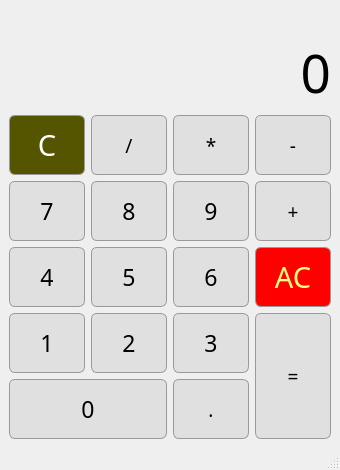
<?xml version="1.0" encoding="UTF-8"?>
<ui version="4.0">
 <class>Calculator</class>
 <widget class="QMainWindow" name="Calculator">
  <property name="geometry">
   <rect>
    <x>0</x>
    <y>0</y>
    <width>340</width>
    <height>470</height>
   </rect>
  </property>
  <property name="minimumSize">
   <size>
    <width>340</width>
    <height>470</height>
   </size>
  </property>
  <property name="maximumSize">
   <size>
    <width>340</width>
    <height>470</height>
   </size>
  </property>
  <property name="windowTitle">
   <string>Calculator</string>
  </property>
  <widget class="QWidget" name="centralwidget">
   <layout class="QVBoxLayout" name="verticalLayout">
    <item>
     <layout class="QGridLayout" name="gridLayout">
      <item row="1" column="3">
       <widget class="QPushButton" name="bsub">
        <property name="sizePolicy">
         <sizepolicy hsizetype="Minimum" vsizetype="MinimumExpanding">
          <horstretch>0</horstretch>
          <verstretch>0</verstretch>
         </sizepolicy>
        </property>
        <property name="font">
         <font>
          <family>Minion Pro</family>
          <pointsize>14</pointsize>
         </font>
        </property>
        <property name="styleSheet">
         <string notr="true">    border-radius: 6px;
    background-color: #e0e0e0;
    border: 1px solid #999;
</string>
        </property>
        <property name="text">
         <string>-</string>
        </property>
       </widget>
      </item>
      <item row="1" column="2">
       <widget class="QPushButton" name="bpr">
        <property name="sizePolicy">
         <sizepolicy hsizetype="Minimum" vsizetype="MinimumExpanding">
          <horstretch>0</horstretch>
          <verstretch>0</verstretch>
         </sizepolicy>
        </property>
        <property name="font">
         <font>
          <family>Minion Pro</family>
          <pointsize>14</pointsize>
         </font>
        </property>
        <property name="styleSheet">
         <string notr="true">    border-radius: 6px;
    background-color: #e0e0e0;
    border: 1px solid #999;
</string>
        </property>
        <property name="text">
         <string>*</string>
        </property>
       </widget>
      </item>
      <item row="1" column="1">
       <widget class="QPushButton" name="bdiv">
        <property name="sizePolicy">
         <sizepolicy hsizetype="Minimum" vsizetype="MinimumExpanding">
          <horstretch>0</horstretch>
          <verstretch>0</verstretch>
         </sizepolicy>
        </property>
        <property name="font">
         <font>
          <family>Minion Pro</family>
          <pointsize>14</pointsize>
         </font>
        </property>
        <property name="styleSheet">
         <string notr="true">    border-radius: 6px;
    background-color: #e0e0e0;
    border: 1px solid #999;
</string>
        </property>
        <property name="text">
         <string>/</string>
        </property>
       </widget>
      </item>
      <item row="1" column="0">
       <widget class="QPushButton" name="bc">
        <property name="sizePolicy">
         <sizepolicy hsizetype="Minimum" vsizetype="MinimumExpanding">
          <horstretch>0</horstretch>
          <verstretch>0</verstretch>
         </sizepolicy>
        </property>
        <property name="font">
         <font>
          <family>Minion Pro</family>
          <pointsize>22</pointsize>
         </font>
        </property>
        <property name="styleSheet">
         <string notr="true">background-color: rgb(85, 85, 0);
color: rgb(255, 255, 255);
    border-radius: 6px;
    border: 1px solid #999;
</string>
        </property>
        <property name="text">
         <string>C</string>
        </property>
       </widget>
      </item>
      <item row="0" column="0" colspan="4">
       <widget class="QLabel" name="opdisplay">
        <property name="sizePolicy">
         <sizepolicy hsizetype="Minimum" vsizetype="MinimumExpanding">
          <horstretch>0</horstretch>
          <verstretch>0</verstretch>
         </sizepolicy>
        </property>
        <property name="minimumSize">
         <size>
          <width>0</width>
          <height>100</height>
         </size>
        </property>
        <property name="maximumSize">
         <size>
          <width>16777215</width>
          <height>100</height>
         </size>
        </property>
        <property name="font">
         <font>
          <family>Minion Pro</family>
          <pointsize>40</pointsize>
         </font>
        </property>
        <property name="mouseTracking">
         <bool>false</bool>
        </property>
        <property name="text">
         <string>0</string>
        </property>
        <property name="alignment">
         <set>Qt::AlignBottom|Qt::AlignRight|Qt::AlignTrailing</set>
        </property>
       </widget>
      </item>
      <item row="2" column="0">
       <widget class="QPushButton" name="b7">
        <property name="sizePolicy">
         <sizepolicy hsizetype="Minimum" vsizetype="MinimumExpanding">
          <horstretch>0</horstretch>
          <verstretch>0</verstretch>
         </sizepolicy>
        </property>
        <property name="font">
         <font>
          <family>Minion Pro</family>
          <pointsize>17</pointsize>
          <kerning>true</kerning>
         </font>
        </property>
        <property name="styleSheet">
         <string notr="true">    border-radius: 6px;
    background-color: #e0e0e0;
    border: 1px solid #999;

</string>
        </property>
        <property name="text">
         <string>7</string>
        </property>
       </widget>
      </item>
      <item row="2" column="3">
       <widget class="QPushButton" name="bad">
        <property name="sizePolicy">
         <sizepolicy hsizetype="Minimum" vsizetype="MinimumExpanding">
          <horstretch>0</horstretch>
          <verstretch>0</verstretch>
         </sizepolicy>
        </property>
        <property name="font">
         <font>
          <family>Minion Pro</family>
          <pointsize>14</pointsize>
         </font>
        </property>
        <property name="styleSheet">
         <string notr="true">    border-radius: 6px;
    background-color: #e0e0e0;
    border: 1px solid #999;
</string>
        </property>
        <property name="text">
         <string>+</string>
        </property>
       </widget>
      </item>
      <item row="2" column="1">
       <widget class="QPushButton" name="b8">
        <property name="sizePolicy">
         <sizepolicy hsizetype="Minimum" vsizetype="MinimumExpanding">
          <horstretch>0</horstretch>
          <verstretch>0</verstretch>
         </sizepolicy>
        </property>
        <property name="font">
         <font>
          <family>Minion Pro</family>
          <pointsize>17</pointsize>
          <kerning>true</kerning>
         </font>
        </property>
        <property name="styleSheet">
         <string notr="true">    border-radius: 6px;
    background-color: #e0e0e0;
    border: 1px solid #999;
</string>
        </property>
        <property name="text">
         <string>8</string>
        </property>
       </widget>
      </item>
      <item row="2" column="2">
       <widget class="QPushButton" name="b9">
        <property name="sizePolicy">
         <sizepolicy hsizetype="Minimum" vsizetype="MinimumExpanding">
          <horstretch>0</horstretch>
          <verstretch>0</verstretch>
         </sizepolicy>
        </property>
        <property name="font">
         <font>
          <family>Minion Pro</family>
          <pointsize>17</pointsize>
          <kerning>true</kerning>
         </font>
        </property>
        <property name="styleSheet">
         <string notr="true">    border-radius: 6px;
    background-color: #e0e0e0;
    border: 1px solid #999;
</string>
        </property>
        <property name="text">
         <string>9</string>
        </property>
       </widget>
      </item>
      <item row="4" column="0">
       <widget class="QPushButton" name="b1">
        <property name="sizePolicy">
         <sizepolicy hsizetype="Minimum" vsizetype="MinimumExpanding">
          <horstretch>0</horstretch>
          <verstretch>0</verstretch>
         </sizepolicy>
        </property>
        <property name="font">
         <font>
          <family>Minion Pro</family>
          <pointsize>17</pointsize>
          <kerning>true</kerning>
         </font>
        </property>
        <property name="styleSheet">
         <string notr="true">    border-radius: 6px;
    background-color: #e0e0e0;
    border: 1px solid #999;
</string>
        </property>
        <property name="text">
         <string>1</string>
        </property>
       </widget>
      </item>
      <item row="3" column="0">
       <widget class="QPushButton" name="b4">
        <property name="sizePolicy">
         <sizepolicy hsizetype="Minimum" vsizetype="MinimumExpanding">
          <horstretch>0</horstretch>
          <verstretch>0</verstretch>
         </sizepolicy>
        </property>
        <property name="font">
         <font>
          <family>Minion Pro</family>
          <pointsize>17</pointsize>
          <kerning>true</kerning>
         </font>
        </property>
        <property name="styleSheet">
         <string notr="true">    border-radius: 6px;
    background-color: #e0e0e0;
    border: 1px solid #999;
</string>
        </property>
        <property name="text">
         <string>4</string>
        </property>
       </widget>
      </item>
      <item row="5" column="0" colspan="2">
       <widget class="QPushButton" name="b0">
        <property name="sizePolicy">
         <sizepolicy hsizetype="Minimum" vsizetype="MinimumExpanding">
          <horstretch>0</horstretch>
          <verstretch>0</verstretch>
         </sizepolicy>
        </property>
        <property name="font">
         <font>
          <family>Minion Pro</family>
          <pointsize>17</pointsize>
          <kerning>true</kerning>
         </font>
        </property>
        <property name="styleSheet">
         <string notr="true">    border-radius: 6px;
    background-color: #e0e0e0;
    border: 1px solid #999;
</string>
        </property>
        <property name="text">
         <string>0</string>
        </property>
       </widget>
      </item>
      <item row="3" column="1">
       <widget class="QPushButton" name="b5">
        <property name="sizePolicy">
         <sizepolicy hsizetype="Minimum" vsizetype="MinimumExpanding">
          <horstretch>0</horstretch>
          <verstretch>0</verstretch>
         </sizepolicy>
        </property>
        <property name="font">
         <font>
          <family>Minion Pro</family>
          <pointsize>17</pointsize>
          <kerning>true</kerning>
         </font>
        </property>
        <property name="styleSheet">
         <string notr="true">    border-radius: 6px;
    background-color: #e0e0e0;
    border: 1px solid #999;
</string>
        </property>
        <property name="text">
         <string>5</string>
        </property>
       </widget>
      </item>
      <item row="3" column="3">
       <widget class="QPushButton" name="bac">
        <property name="sizePolicy">
         <sizepolicy hsizetype="Minimum" vsizetype="MinimumExpanding">
          <horstretch>0</horstretch>
          <verstretch>0</verstretch>
         </sizepolicy>
        </property>
        <property name="font">
         <font>
          <family>Minion Pro</family>
          <pointsize>22</pointsize>
         </font>
        </property>
        <property name="autoFillBackground">
         <bool>false</bool>
        </property>
        <property name="styleSheet">
         <string notr="true">background-color: rgb(255, 0, 0);
color: rgb(255, 255, 127);
    border-radius: 6px;
    border: 1px solid #999;
</string>
        </property>
        <property name="text">
         <string>AC</string>
        </property>
       </widget>
      </item>
      <item row="3" column="2">
       <widget class="QPushButton" name="b6">
        <property name="sizePolicy">
         <sizepolicy hsizetype="Minimum" vsizetype="MinimumExpanding">
          <horstretch>0</horstretch>
          <verstretch>0</verstretch>
         </sizepolicy>
        </property>
        <property name="font">
         <font>
          <family>Minion Pro</family>
          <pointsize>17</pointsize>
          <kerning>true</kerning>
         </font>
        </property>
        <property name="styleSheet">
         <string notr="true">    border-radius: 6px;
    background-color: #e0e0e0;
    border: 1px solid #999;
</string>
        </property>
        <property name="text">
         <string>6</string>
        </property>
       </widget>
      </item>
      <item row="5" column="2">
       <widget class="QPushButton" name="bdot">
        <property name="sizePolicy">
         <sizepolicy hsizetype="Minimum" vsizetype="MinimumExpanding">
          <horstretch>0</horstretch>
          <verstretch>0</verstretch>
         </sizepolicy>
        </property>
        <property name="font">
         <font>
          <family>Minion Pro</family>
          <pointsize>14</pointsize>
         </font>
        </property>
        <property name="styleSheet">
         <string notr="true">    border-radius: 6px;
    background-color: #e0e0e0;
    border: 1px solid #999;
</string>
        </property>
        <property name="text">
         <string>.</string>
        </property>
       </widget>
      </item>
      <item row="4" column="1">
       <widget class="QPushButton" name="b2">
        <property name="sizePolicy">
         <sizepolicy hsizetype="Minimum" vsizetype="MinimumExpanding">
          <horstretch>0</horstretch>
          <verstretch>0</verstretch>
         </sizepolicy>
        </property>
        <property name="font">
         <font>
          <family>Minion Pro</family>
          <pointsize>17</pointsize>
          <kerning>true</kerning>
         </font>
        </property>
        <property name="styleSheet">
         <string notr="true">    border-radius: 6px;
    background-color: #e0e0e0;
    border: 1px solid #999;
</string>
        </property>
        <property name="text">
         <string>2</string>
        </property>
       </widget>
      </item>
      <item row="4" column="2">
       <widget class="QPushButton" name="b3">
        <property name="sizePolicy">
         <sizepolicy hsizetype="Minimum" vsizetype="MinimumExpanding">
          <horstretch>0</horstretch>
          <verstretch>0</verstretch>
         </sizepolicy>
        </property>
        <property name="font">
         <font>
          <family>Minion Pro</family>
          <pointsize>17</pointsize>
          <kerning>true</kerning>
         </font>
        </property>
        <property name="styleSheet">
         <string notr="true">    border-radius: 6px;
    background-color: #e0e0e0;
    border: 1px solid #999;
</string>
        </property>
        <property name="text">
         <string>3</string>
        </property>
       </widget>
      </item>
      <item row="4" column="3" rowspan="2">
       <widget class="QPushButton" name="beq">
        <property name="sizePolicy">
         <sizepolicy hsizetype="Minimum" vsizetype="MinimumExpanding">
          <horstretch>0</horstretch>
          <verstretch>0</verstretch>
         </sizepolicy>
        </property>
        <property name="font">
         <font>
          <family>Minion Pro</family>
          <pointsize>14</pointsize>
         </font>
        </property>
        <property name="styleSheet">
         <string notr="true">    border-radius: 6px;
    background-color: #e0e0e0;
    border: 1px solid #999;

</string>
        </property>
        <property name="text">
         <string>=</string>
        </property>
       </widget>
      </item>
     </layout>
    </item>
   </layout>
  </widget>
  <widget class="QMenuBar" name="menubar">
   <property name="geometry">
    <rect>
     <x>0</x>
     <y>0</y>
     <width>340</width>
     <height>21</height>
    </rect>
   </property>
  </widget>
  <widget class="QStatusBar" name="statusbar"/>
 </widget>
 <resources/>
 <connections/>
</ui>
